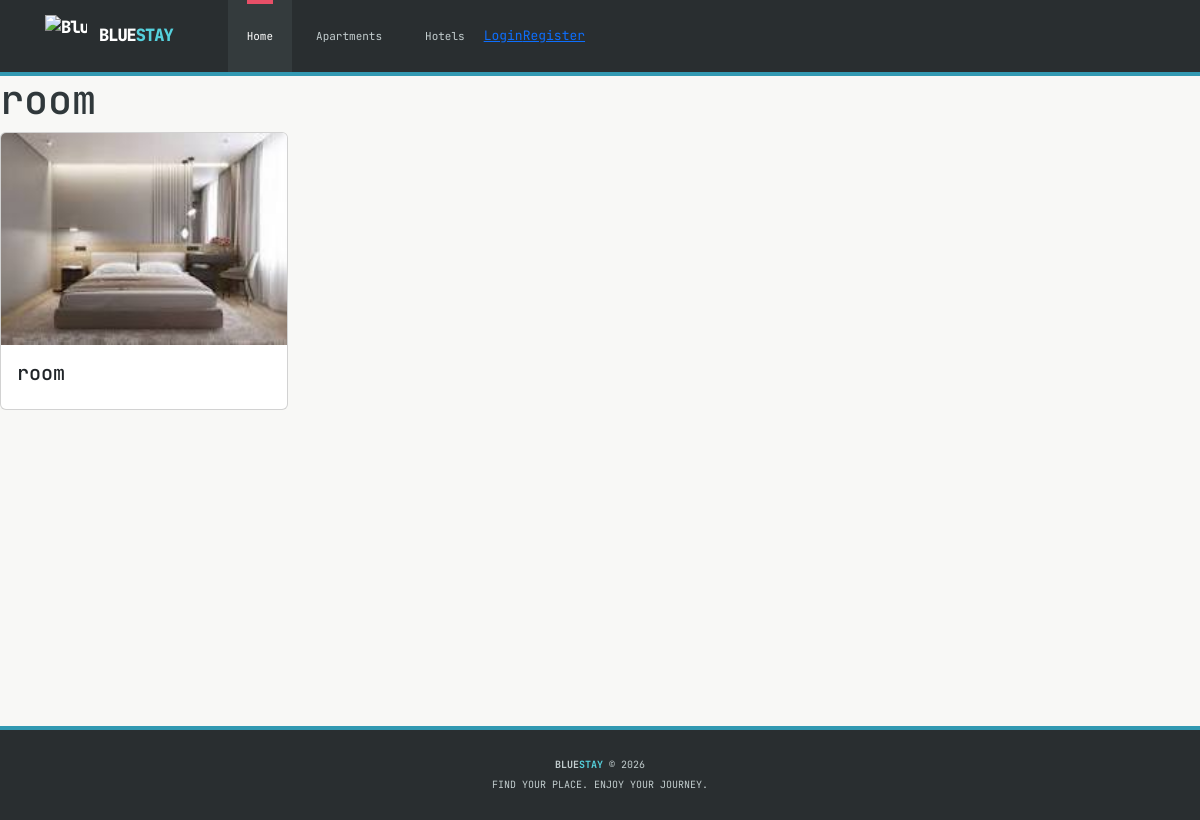
The page /apartment/1/ on the database its author committed.
### booking_app/models.py (models this page shows, shortened)
class Apartment(models.Model):
    APARTAMENT_TYPES = [
        ('studio', 'Studio'),
        ('one_bedroom', 'One Bedroom'),
        ('two_bedroom', 'Two Bedroom'),
        ('penthouse', 'Penthouse'),
    ]
    name = models.CharField(max_length=150)
    location = models.CharField(max_length=150)
    description = models.TextField(null=True, blank=True)
    price_per_night = models.DecimalField(max_digits=8, decimal_places=2)
    capacity = models.IntegerField(default=1)
    image =  models.ImageField(upload_to='apartments/', null=True, blank=True)
    type_apartment = models.CharField(max_length=50, choices=APARTAMENT_TYPES, default='one_bedroom')
    is_available = models.BooleanField(default=True)

### booking_app/views.py (the view)
# urls.py: path('apartment/<int:id>/', views.apartment_page, name='apartment_page'),
def apartment_page(request, id):
    apartment = Apartment.objects.get(id=id)
    return render(request, 'apartment_page.html', {'apartment': apartment})

### templates/apartment_page.html (shortened to what this page needs)
{% extends "base.html" %}
 {% block content %}
    <h1>{{ apartment.name }}</h1>
        <div class="card" style="width: 18rem;">
        <img src="{{apartment.image.url}}" class="card-img-top" alt="...">
        <div class="card-body">
            <h5 class="card-title">{{apartment.name}}</h5>
        </div>
        </div>
 {% endblock  %}

### static/style.css (style rules this page uses)
:root { --primary: #3299b2; --primary-dark: #267d93; --accent: #e84f67; --dark: #292e30; --text: #30383b; --muted: #7c8588; --background: #f8f8f6; --border: #e4e7e6; }
* { box-sizing: border-box; }
html { scroll-behavior: smooth; scroll-padding-top: 90px; }
body { margin: 0; background: var(--background); color: var(--text); font-family: 'JetBrains Mono', monospace; font-size: 13px; }
h1, h2, h3, h4, h5 { font-family: 'JetBrains Mono', monospace; }

### rows shown on the page
Apartment: name "room", image (picture)
